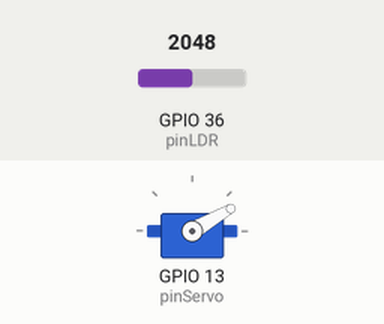
This sketch was run on a simulated ESP32. Parts: servo. The inputs (shaded band) are chosen by the test bench; at power-on: GPIO 36 (pinLDR) = 2048. WiFi joins after 1.5 s; servers stay silent unless stated; what the sketch prints to the serial monitor is not drawn.

Above: at 2.8 s.
2.9 s: GPIO 36 (pinLDR) set to 543
4.4 s: GPIO 36 (pinLDR) set to 449
At 4.8 s:
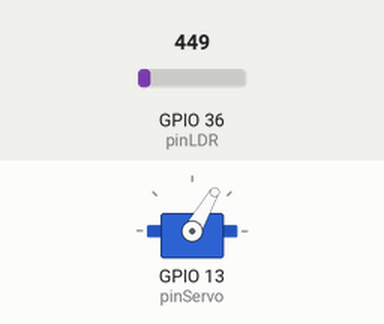
6.0 s: GPIO 36 (pinLDR) set to 540
At 7.2 s:
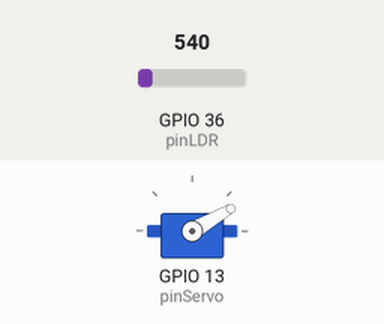
7.6 s: GPIO 36 (pinLDR) set to 491
At 8.4 s:
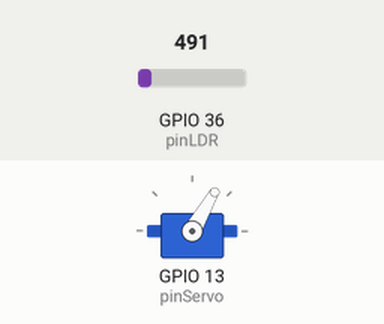
Timing chart, 0 to 10.2 s (numbered marks = the images above; inputs shaded):
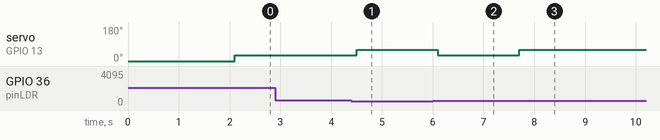

Measured:
- the behaviour switches between 500 and 499 on GPIO 36 (pinLDR) (found by bisection; images 0 and 1)
- after the input at 2.9 s, every drawn part: stays the same
- after the input at 4.4 s, servo on GPIO 13 (pinServo): 30° → 60° after 0.10 s
- after the input at 6.0 s, servo on GPIO 13 (pinServo): 60° → 30° after 0.10 s
- after the input at 7.6 s, servo on GPIO 13 (pinServo): 30° → 60° after 0.10 s

The sketch:

Firebase_ESP32.ino
```cpp
#include "Servo.h"
#include <WiFi.h>
#include "FirebaseESP32.h"

#define FIREBASE_HOST "https://my-android-84b28.firebaseio.com/"
#define FIREBASE_AUTH "xODH8rSm0DWaSxATuHL716X4eI10g9BtakXwQLiq"
#define WIFI_SSID "Flemel"
#define WIFI_PASS "nyxtgu186534"

#define pinLDR 36
#define pinServo 13

String pathLDR = "/iot/ldr";
String pathServo = "/iot/servo";
int ldrValue = 0;

FirebaseData db;
Servo servo;

void connect(){
  WiFi.begin(WIFI_SSID,WIFI_PASS);
  Serial.println("Connecting to wifi");
  while(WiFi.status() != WL_CONNECTED) {
    Serial.print(".");
    delay(200);
  }
  Serial.println();
  Serial.println("Connected to wifi");
  Firebase.begin(FIREBASE_HOST, FIREBASE_AUTH);
  Firebase.reconnectWiFi(true);
   //Set database read timeout 1 menit (max 15 minutes)
  Firebase.setReadTimeout(db, 1000 * 60);
  Firebase.setwriteSizeLimit(db, "tiny");
}


void setup() {
  Serial.begin(9600);
  servo.attach(pinServo);
  pinMode(pinLDR, INPUT);
  servo.write(0);
  connect();
}

void loop() {
  delay(500);

  ldrValue = analogRead(pinLDR);
  if(ldrValue >= 500) {
    servo.write(30);
    Firebase.setDouble(db, pathLDR, ldrValue);
    Firebase.setInt(db, pathServo, 30);
  }
  else {
    servo.write(60);
    Firebase.setDouble(db, pathLDR, ldrValue);
    Firebase.setInt(db, pathServo, 60);
  }
}
```
